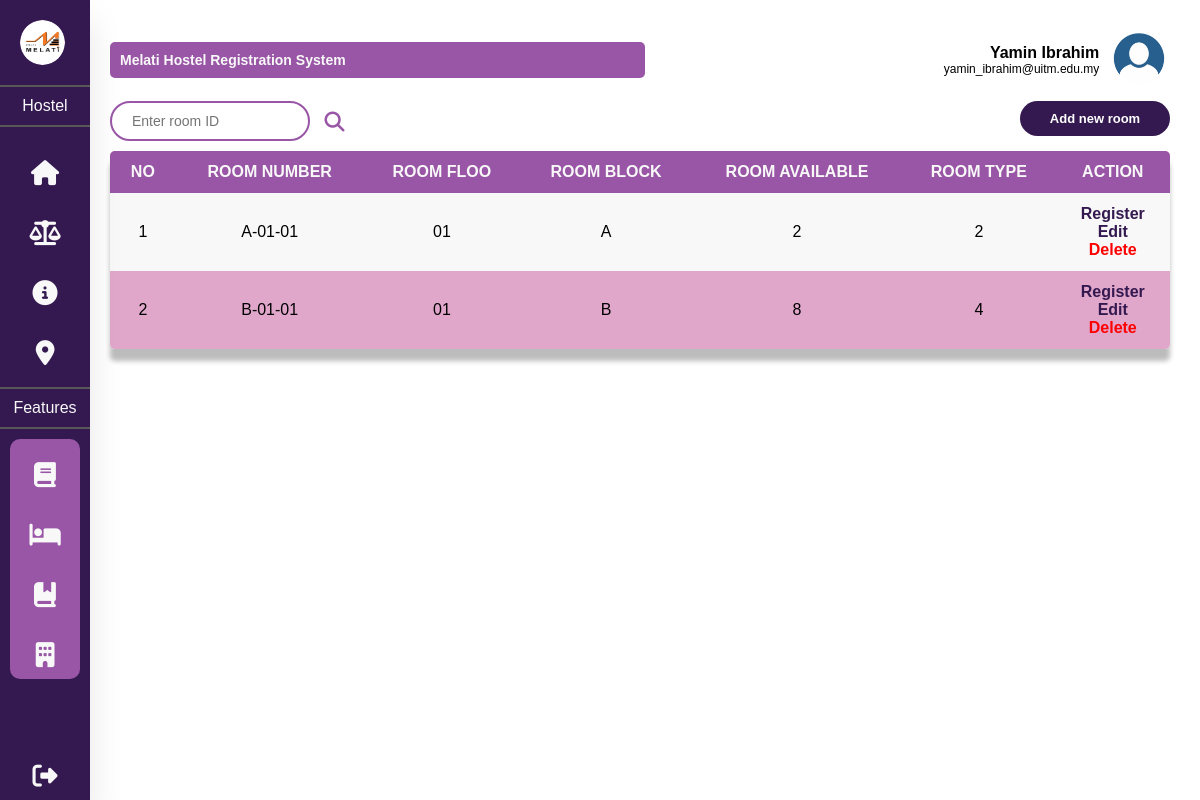
The page /Staff/Room.php (signed in) on the database its author committed.
### tables this page shows
CREATE TABLE `room` (
  `roomID` varchar(8) NOT NULL,
  `roomFloor` varchar(2) NOT NULL,
  `roomBlock` varchar(1) NOT NULL,
  `roomAvail` varchar(2) NOT NULL,
  `roomType` varchar(10) NOT NULL
);

### Staff/Room.php (the view, shortened to what this page needs)
<!DOCTYPE html>
<html>
<head>
    <link rel="stylesheet" href="StyleRecord.css">
    <link rel="stylesheet" href="https://cdnjs.cloudflare.com/ajax/libs/font-awesome/4.7.0/css/font-awesome.min.css">
    <?php
        include("../Dbconn.php");
    ?>
</head>
<body>
    <nav>
        <ul>
            <li>
                <a href="Home.php" class="logo">
                    <img src="/Melati HRS/images/Melati Round.png" alt="melati logo"><br>
                    <span class="nav-item"> Melati HRS </span>
                </a>
            </li>
            <hr>
            <p class="title"> Hostel </p>
            <hr>
            <li>
                <a href="Home.php" class="menu-list">
                    <i class="fas fa-solid fa-house"></i>
                </a>
            </li>
            <li>
                <a href="Rule.php" class="menu-list">
                    <i class="fas fa-balance-scale"></i>
                </a>
            </li>
            <li>
                <a href="About.php" class="menu-list">
                    <i class="fas fa-solid fa-circle-info"></i>
                </a>
            </li>
            <li>
                <a href="Contact.php" class="menu-list">
                    <i class=" fas fa-solid fa-location-dot"></i>
                </a>
            </li>
            <hr>
            <p class="title"> Features </p>
            <hr>
            <div class="box">
                <li>
                    <a href="Student.php" class="menu-list">
                        <i class="fas fa-solid fa-book"></i>
                    </a>
                </li>
                <li>
                    <a href="StudentRegister.php" class="menu-list">
                        <i class="fas fa-solid fa-bed"></i>
                    </a>
                </li>
                <li>
                    <a href="Room.php" class="menu-list">
                        <i class="fas fa-solid fa-book-bookmark"></i>
                    </a>
                </li>
                <li>
                    <a href="RoomAdd.php" class="menu-list">
                        <i class="fas fa-solid fa-building"></i>
                    </a>
                </li>
            </div>
            <li>
                <a onclick="out()" href="/Melati HRS/Logout.php" class="menu-list logout">
                    <i class="fas fa-sign-out-alt"></i>
                </a>
            </li>
        </ul>
    </nav>
    <div class="contentBox">
        <div class="topbar">
            <div class="welcomeBox">
                <p>Melati Hostel Registration System</p>
            </div>
            <div class="user">
                <div class="username">
                    <?php
                        if (isset($_SESSION["log"]) && ($_SESSION["log"] == 2)) {
                            echo '<p class="name">' . $_SESSION["staff_fname"] . ' ' . $_SESSION["staff_lname"] .'</p>';
                            echo '<p class="email">' . $_SESSION["staff_email"] .'</p>';
                        }
                        else
                            echo "<meta http-equiv=\"refresh\" content=\"2;URL=../Login.php\"/>";
                    ?>
                </div>
                <div class="userDP">
                    <img src="/Melati HRS/images/userdp.png" alt="Profile picture">
                </div>
            </div>
        </div>
        <?php
            $txtSearch = "";
            $sql = "SELECT * FROM ROOM WHERE roomID LIKE '" .$txtSearch. "%'";
            $query = mysqli_query($connection, $sql) or die("Search not found");
        ?>
        <div class="mainBox">
            <div class="searchBox">
                <div class="cari">
                    <form class="formSearch" action="Room.php" method="POST">
                    <input class="searchInput" type="text" name="roomSearch" size="10" maxlength="10" placeholder="Enter room ID">
                    <button type="submit" name="search">
                        <i class="fa-solid fa-magnifying-glass"></i>
                    </button>
                </form>
                </div>
                <div class="pergi">
                    <button onclick="document.location='RoomAdd.php'">Add new room</button>
                </div>
            </div>
            <div class="firstBox">
                <table>
                    <tr>
                        <th>no</th>
                        <th>room number</th>
                        <th>room floo</th>
                        <th>room block</th>
                        <th>room available</th>
                        <th>room type</th>
                        <th>action</th>
                    </tr>
                    <?php
                        $count = 1;
                        while ($row= mysqli_fetch_array($query)) {
                    ?>
                    <tr>
                        <td><?php echo $count; ?></td>
                        <td><?php echo $row["roomID"] ?></td>
                        <td><?php echo $row["roomFloor"] ?></td>
                        <td><?php echo $row["roomBlock"] ?></td>
                        <td><?php echo $row["roomAvail"] ?></td>
                        <td><?php echo $row["roomType"] ?></td>
                        <td>
                            <a class="edit" href="RoomRegister.php?roomID=<?php echo $row["roomID"]; ?>"> Register </a>
                            <br>
                            <a class="edit" href="RoomEdit.php?roomID=<?php echo $row["roomID"]; ?>"> Edit </a>
                            <br>
                            <a class="delete" href="RoomDelete.php?roomID=<?php echo $row["roomID"]; ?>"> Delete </a>
                        </td>
                    </tr>
                    <?php
                        $count++;
                        }
                    ?>
                </table>
            </div>
        </div>
    </div>
</body>
</html>

### Staff/StyleRecord.css (style rules this page uses)
* { margin: 0px; padding: 0px; border: none; outline: none; text-decoration: none; list-style: none; box-sizing: border-box; font-family: "Poppins", sans-serif; }
nav { position: fixed; top: 0px; bottom: 0px; left: 0px; height: 100%; width: 90px; overflow: hidden; transition: width 0.2s linear; background: #341950; box-shadow: 0 20px 35px rgba(0, 0, 0, 0.1); }
.logo { text-align: center; display: flex; transition: all 0.5s ease; margin: 10px 0 0 10px; }
.logo img { width: 45px; height: 45px; border-radius: 50%; }
.logo span { font-weight: bold; padding-left: 15px; font-size: 36px; text-transform: uppercase; }
hr { margin: 10px auto; padding: 0px; border-top: 2px solid #585858; }
.title { color: #F8F8F8; text-align: center; margin-top: 10px; }
li a { color: #F8F8F8; position: relative; font-size: 10px; display: table; width: 300px; padding: 10px; }
.fas, .fab { position: relative; width: 70px; height: 40px; top: 14px; font-size: 25px; text-align: center; }
nav .nav-item { font-size: 14px; position: relative; top: 12px; margin-left: 10px; }
.logout { position: absolute; bottom: 0; }
.box { background: #9a56a6; margin: 10px; padding: 0px; border-radius: 10px; }
.box a { padding: 10px 0 10px 0; }
.contentBox { margin: 0px; padding: 20px 20px 20px 110px; }
.topbar { margin: 0px; padding: 0px; }
.topbar .welcomeBox, .topbar .user { display: inline-block; }
.welcomeBox { margin: 0px; padding: 10px 10px 10px 10px; width: 50%; vertical-align: middle; background-color: #9a56a6; border-radius: 5px; }
.user { margin: 0px; padding: 10px 0px 10px 10px; width: 49%; text-align: right; vertical-align: middle; }
.welcomeBox p { font-size: 14px; font-weight: bold; color: #F8F8F8; }
.user .username, .user .userDP { display: inline-block; vertical-align: middle; }
.username .name { font-size: 16px; font-weight: bold; }
.username .email { font-size: 12px; }
.userDP img { width: 70px; }
.mainBox .firstBox { margin: 0px; padding: 0px 10px 0px 0px; }
.searchBox { width: 100%; }
.cari, .pergi { display: inline-block; }
.pergi { float: right; }
.pergi button { margin: 0px 10px 10px 0px; padding: 10px; background-color: #341950; color: #fff; border-radius: 50px; width: 150px; font-size: 13px; font-weight: bold; cursor: pointer; }
.formSearch .searchInput { margin: 0px 0px 10px 0px; padding: 10px 10px 10px 20px; border: 2px solid #9a56a6; border-radius: 50px; width: 200px; font-size: 14px; }
.formSearch button { background-color: #fff; cursor: pointer; }
.formSearch i { margin: 10px; padding: 0px; font-size: 20px; color: #9a56a6; vertical-align: middle; }
table { width: 100%; background-color: #F8F8F8; text-align: center; border-collapse: collapse; border-spacing: 0px; border-radius: 5px; overflow: hidden; box-shadow: 0 12px 5px rgba(32, 32, 32, .3); }
th, td { padding: 12px 15px; }
th { background: #9a56a6; color: #F8F8F8; text-transform: uppercase; }
tr:nth-child(odd) { background-color: #e1a7cb; }
td .edit { font-weight: bold; font-size: 16px; color: #341950; }
td .delete { font-weight: bold; font-size: 16px; color: red; }

### rows shown on the page
room: roomID "A-01-01", roomFloor "01", roomBlock "A", roomAvail "2", roomType "2"
room: roomID "B-01-01", roomFloor "01", roomBlock "B", roomAvail "8", roomType "4"

### other values the page prints
$_SESSION["staff_fname"] "Yamin"
$_SESSION["staff_lname"] "Ibrahim"
$_SESSION["staff_email"] "yamin_ibrahim@uitm.edu.my"
